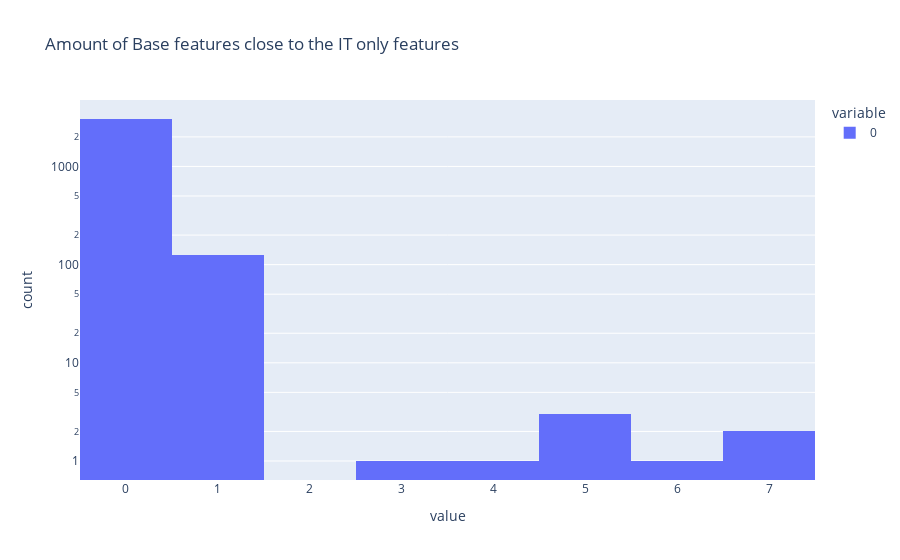
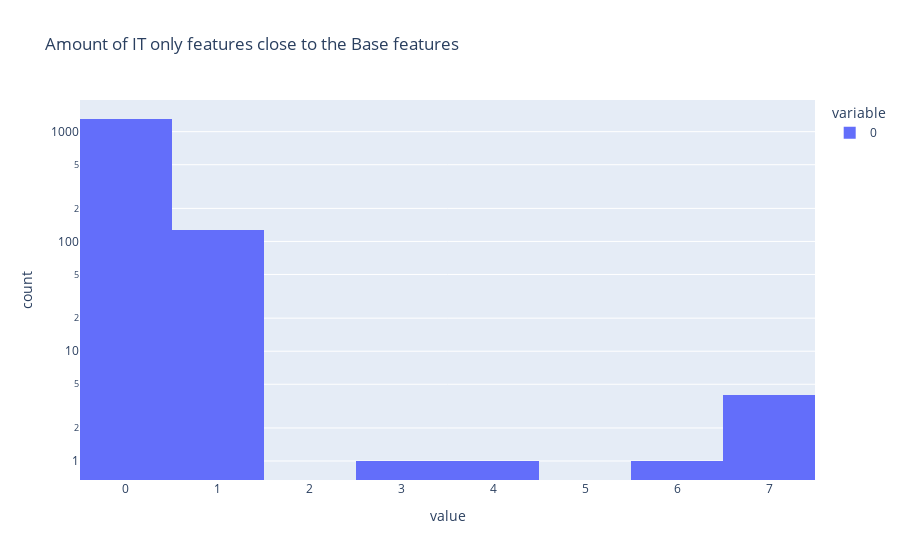

These figures' notebook cell, in order:
### Markdown cell above
## IT-BASE

### Code cell
treshold = 0.9
# show heatmap with cosine between features from base and instruct
it_only_decoder_vec = coder.decoder.weight[it_model_index][only_it_feature_indices]
base_decoder_vec = coder.decoder.weight[base_model_index][only_base_feature_indices]
cos_sim_it_base = compute_chunked_cosine_similarity(
    it_only_decoder_vec, base_decoder_vec, 100
)
above_treshold_count = (cos_sim_it_base > treshold).sum(dim=1)

assert cos_sim_it_base.shape == (
    len(only_it_feature_indices),
    len(only_base_feature_indices),
)
fig = px.histogram(
    above_treshold_count.tolist(),
    title="Amount of Base features close to the IT only features",
    log_y=True,
    labels={"x": "Amount of similar base features", "y": "IT only feature count"},
)
fig.show()

above_treshold_base = (cos_sim_it_base > treshold).T.sum(dim=1)
fig = px.histogram(
    above_treshold_base.tolist(),
    title="Amount of IT only features close to the Base features",
    log_y=True,
    labels={"x": "Amount of similar IT only features", "y": "Base feature count"},
)
fig.show()

# Returns (row_indices, col_indices) sorted by values in descending order
treshold = 0.9
indicies = th.where(cos_sim_it_base > treshold)
sort_idx = th.argsort(cos_sim_it_base[cos_sim_it_base > treshold], descending=True)
row_idx = indicies[0][sort_idx]
col_idx = indicies[1][sort_idx]
print(f"found {len(row_idx)} features with cosine similarity > {treshold}")
for row, col in zip(row_idx, col_idx):
    print(
        f"IT only: {only_it_feature_indices[row]}, Base: {only_base_feature_indices[col]}, Cosine similarity: {cos_sim_it_base[row, col].item()}"
    )
# Create bipartite graph showing connections between IT and Base features
import networkx as nx
import matplotlib.pyplot as plt
from graphviz import Graph

# Create Graphviz graph
G = Graph(engine='dot')
G.attr(rankdir='LR')

# Create subgraphs for IT and Base nodes with same rank
with G.subgraph() as s:
    s.attr(rank='same')
    # Add IT nodes
    for i in list(dict.fromkeys(row_idx.tolist())):
        i = only_it_feature_indices[i]
        s.node(f"i{i}", f"i{i}", color="lightblue")

with G.subgraph() as s:
    s.attr(rank='same')
    # Add Base nodes  
    for i in list(dict.fromkeys(col_idx.tolist())):
        i = only_base_feature_indices[i]
        s.node(f"b{i}", f"b{i}", color="lightgreen")

# Add edges
for i, j in zip(row_idx.tolist(), col_idx.tolist()):
    i = only_it_feature_indices[i]
    j = only_base_feature_indices[j]
    G.edge(f"i{i}", f"b{j}")

# Render graph
# Render as SVG for vector graphics
G.format = 'svg'
G.render('feature_similarity_graph', view=False)

# Display SVG in notebook
from IPython.display import SVG
SVG('feature_similarity_graph.svg')

### Figure 1 — Plotly figure (JSON) as saved in the notebook; plotly's stock layout.template omitted (floating-point values rounded to 4 significant figures; data arrays with more than 128 entries replaced by an {"elided": "..."} marker saying what was removed)
{"data": [{"alignmentgroup": "True", "bingroup": "x", "hovertemplate": "variable=0<br>value=%{x}<br>count=%{y}<extra></extra>", "legendgroup": "0", "marker": {"color": "#636efa", "pattern": {"shape": ""}}, "name": "0", "offsetgroup": "0", "orientation": "v", "showlegend": true, "type": "histogram", "x": {"elided": "3176 int values"}, "xaxis": "x", "yaxis": "y"}], "layout": {"barmode": "relative", "legend": {"title": {"text": "variable"}, "tracegroupgap": 0}, "title": {"text": "Amount of Base features close to the IT only features"}, "xaxis": {"anchor": "y", "domain": [0, 1], "title": {"text": "value"}}, "yaxis": {"anchor": "x", "domain": [0, 1], "title": {"text": "count"}, "type": "log"}}}

### Figure 2 — Plotly figure (JSON) as saved in the notebook; plotly's stock layout.template omitted (floating-point values rounded to 4 significant figures; data arrays with more than 128 entries replaced by an {"elided": "..."} marker saying what was removed)
{"data": [{"alignmentgroup": "True", "bingroup": "x", "hovertemplate": "variable=0<br>value=%{x}<br>count=%{y}<extra></extra>", "legendgroup": "0", "marker": {"color": "#636efa", "pattern": {"shape": ""}}, "name": "0", "offsetgroup": "0", "orientation": "v", "showlegend": true, "type": "histogram", "x": {"elided": "1437 int values"}, "xaxis": "x", "yaxis": "y"}], "layout": {"barmode": "relative", "legend": {"title": {"text": "variable"}, "tracegroupgap": 0}, "title": {"text": "Amount of IT only features close to the Base features"}, "xaxis": {"anchor": "y", "domain": [0, 1], "title": {"text": "value"}}, "yaxis": {"anchor": "x", "domain": [0, 1], "title": {"text": "count"}, "type": "log"}}}
